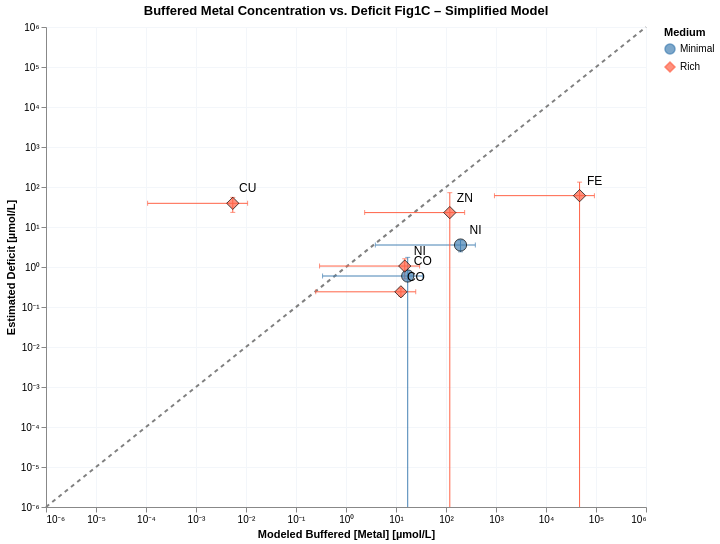

The notebook cell this image was saved under:
### Markdown cell above
### Plot 2 – Simplified model: estimated buffered [Metal] vs. M-M deficit

### Code cell
plot_df_simp = build_plot_df(
    est_simplified_minimal_lb, est_simplified_minimal_ub,
    est_simplified_rich_lb,    est_simplified_rich_ub,
    deficit_minimal, deficit_rich,
)

df = pl.from_pandas(plot_df_simp).with_columns([
    (pl.col("est_buf_center_M") * 1e6).alias("x_uM"),
    (pl.col("est_buf_lb_M")     * 1e6).alias("x_lb_uM"),
    (pl.col("est_buf_ub_M")     * 1e6).alias("x_ub_uM"),
    (pl.col("deficit_M")        * 1e6).alias("y_uM"),
    (pl.col("deficit_M_err")    * 1e6).alias("y_err_uM"),
])

DOMAIN_MIN = 1e-7   # just below your domain floor of 1e-6

df = df.with_columns([
    pl.max_horizontal(
        pl.col("y_uM") - pl.col("y_err_uM"),
        pl.lit(DOMAIN_MIN)
    ).alias("y_lo_uM"),
    (pl.col("y_uM") + pl.col("y_err_uM")).alias("y_hi_uM"),
])

base = alt.Chart(df).encode(
)
x_scale = alt.Scale(type="log", domain=[1e-6, 1e6])
y_scale = alt.Scale(type="log", domain=[1e-6, 1e6])

_ax_x = alt.Axis(labelExpr=_log_label_unicode, title="Modeled Buffered [Metal] [µmol/L]")
_ax_y = alt.Axis(labelExpr=_log_label_unicode, title="Estimated Deficit [µmol/L]")

ref_line = alt.Chart(ref_df).mark_line(strokeDash=[4,4], color="gray").encode(
    x=alt.X("v:Q", scale=x_scale, axis=_ax_x),
    y=alt.Y("v:Q", scale=y_scale, axis=_ax_y),
)
x_bars = base.mark_errorbar(ticks=True).encode(
    x=alt.X("x_lb_uM:Q", scale=x_scale, title=""),
    x2="x_ub_uM:Q",
    y=alt.Y("y_uM:Q", scale=y_scale),
    color="Medium:N",
)
y_bars = base.mark_errorbar(ticks=True, clip=True).encode(
    x=alt.X("x_uM:Q"),
    y=alt.Y("y_lo_uM:Q",  scale=y_scale, title=""),   # explicit log scale + clamped lower
    y2=alt.Y2("y_hi_uM:Q"),
    color="Medium:N",
)
points = base.mark_point(filled=True, size=150, stroke='black', strokeWidth=1).encode(
    x=alt.X("x_uM:Q", scale=x_scale, axis=_ax_x),
    y=alt.Y("y_uM:Q", scale=y_scale, axis=_ax_y),
    color=alt.Color("Medium:N",
        scale=alt.Scale(domain=["Minimal","Rich"], range=["steelblue","tomato"])),
    shape=alt.Shape("Medium:N",
        scale=alt.Scale(domain=["Minimal","Rich"], range=["circle","diamond"])),
)
# 5. Text labels
labels = base.mark_text(dx=15, dy=-15, fontSize=12).encode(
    x=alt.X("x_uM:Q", scale=alt.Scale(type="log")),
    y=alt.Y("y_uM:Q", scale=alt.Scale(type="log")),
    text="Element:N",
)
chart = (ref_line + x_bars + y_bars + points + labels).properties(
    width=600, height=480,
    title="Buffered Metal Concentration vs. Deficit Fig1C – Simplified Model"
).configure_axis(gridColor='#f3f6fa')
# chart.save('notebooks/cofactors/buffer_figures/buffered_metal_vs_deficit_simplified.svg')
chart

### Figure 1 — Vega-Lite specification as saved in the notebook (floating-point values rounded to 4 significant figures)
{"config": {"view": {"continuousWidth": 300, "continuousHeight": 300}, "axis": {"gridColor": "#f3f6fa"}}, "layer": [{"data": {"name": "data-1c3ca3cce69c13645fce19fabe446275"}, "mark": {"type": "line", "color": "gray", "strokeDash": [4, 4]}, "encoding": {"x": {"axis": {"labelExpr": "datum.value > 0 ? '10' + replace(replace(replace(replace(replace(replace(replace(replace(replace(replace(replace('' + round(log(datum.value)/LN10), '-','⁻'),'0','⁰'),'1','¹'),'2','²'),'3','³'),'4','⁴'),'5','⁵'),'6','⁶'),'7','⁷'),'8','⁸'),'9','⁹') : '0'", "title": "Modeled Buffered [Metal] [µmol/L]"}, "field": "v", "scale": {"domain": [1e-06, 1000000.0], "type": "log"}, "type": "quantitative"}, "y": {"axis": {"labelExpr": "datum.value > 0 ? '10' + replace(replace(replace(replace(replace(replace(replace(replace(replace(replace(replace('' + round(log(datum.value)/LN10), '-','⁻'),'0','⁰'),'1','¹'),'2','²'),'3','³'),'4','⁴'),'5','⁵'),'6','⁶'),'7','⁷'),'8','⁸'),'9','⁹') : '0'", "title": "Estimated Deficit [µmol/L]"}, "field": "v", "scale": {"domain": [1e-06, 1000000.0], "type": "log"}, "type": "quantitative"}}}, {"data": {"name": "data-a817a79db9870f6bb358e8d4fa0b487a"}, "mark": {"type": "errorbar", "ticks": true}, "encoding": {"color": {"field": "Medium", "type": "nominal"}, "x": {"field": "x_lb_uM", "scale": {"domain": [1e-06, 1000000.0], "type": "log"}, "title": "", "type": "quantitative"}, "x2": {"field": "x_ub_uM"}, "y": {"field": "y_uM", "scale": {"domain": [1e-06, 1000000.0], "type": "log"}, "type": "quantitative"}}}, {"data": {"name": "data-a817a79db9870f6bb358e8d4fa0b487a"}, "mark": {"type": "errorbar", "clip": true, "ticks": true}, "encoding": {"color": {"field": "Medium", "type": "nominal"}, "x": {"field": "x_uM", "type": "quantitative"}, "y": {"field": "y_lo_uM", "scale": {"domain": [1e-06, 1000000.0], "type": "log"}, "title": "", "type": "quantitative"}, "y2": {"field": "y_hi_uM"}}}, {"data": {"name": "data-a817a79db9870f6bb358e8d4fa0b487a"}, "mark": {"type": "point", "filled": true, "size": 150, "stroke": "black", "strokeWidth": 1}, "encoding": {"color": {"field": "Medium", "scale": {"domain": ["Minimal", "Rich"], "range": ["steelblue", "tomato"]}, "type": "nominal"}, "shape": {"field": "Medium", "scale": {"domain": ["Minimal", "Rich"], "range": ["circle", "diamond"]}, "type": "nominal"}, "x": {"axis": {"labelExpr": "datum.value > 0 ? '10' + replace(replace(replace(replace(replace(replace(replace(replace(replace(replace(replace('' + round(log(datum.value)/LN10), '-','⁻'),'0','⁰'),'1','¹'),'2','²'),'3','³'),'4','⁴'),'5','⁵'),'6','⁶'),'7','⁷'),'8','⁸'),'9','⁹') : '0'", "title": "Modeled Buffered [Metal] [µmol/L]"}, "field": "x_uM", "scale": {"domain": [1e-06, 1000000.0], "type": "log"}, "type": "quantitative"}, "y": {"axis": {"labelExpr": "datum.value > 0 ? '10' + replace(replace(replace(replace(replace(replace(replace(replace(replace(replace(replace('' + round(log(datum.value)/LN10), '-','⁻'),'0','⁰'),'1','¹'),'2','²'),'3','³'),'4','⁴'),'5','⁵'),'6','⁶'),'7','⁷'),'8','⁸'),'9','⁹') : '0'", "title": "Estimated Deficit [µmol/L]"}, "field": "y_uM", "scale": {"domain": [1e-06, 1000000.0], "type": "log"}, "type": "quantitative"}}}, {"data": {"name": "data-a817a79db9870f6bb358e8d4fa0b487a"}, "mark": {"type": "text", "dx": 15, "dy": -15, "fontSize": 12}, "encoding": {"text": {"field": "Element", "type": "nominal"}, "x": {"field": "x_uM", "scale": {"type": "log"}, "type": "quantitative"}, "y": {"field": "y_uM", "scale": {"type": "log"}, "type": "quantitative"}}}], "height": 480, "title": "Buffered Metal Concentration vs. Deficit Fig1C – Simplified Model", "width": 600, "$schema": "https://vega.github.io/schema/vega-lite/v5.20.1.json", "datasets": {"data-1c3ca3cce69c13645fce19fabe446275": [{"v": 1e-06}, {"v": 1000000.0}], "data-a817a79db9870f6bb358e8d4fa0b487a": [{"Medium": "Minimal", "Element": "CO", "est_buf_lb_M": 3.398e-07, "est_buf_ub_M": 3.396e-05, "est_buf_center_M": 1.715e-05, "deficit_M": 5.957e-07, "deficit_M_err": 1.145e-06, "x_uM": 17.15, "x_lb_uM": 0.3398, "x_ub_uM": 33.96, "y_uM": 0.5957, "y_err_uM": 1.145, "y_lo_uM": 1e-07, "y_hi_uM": 1.741}, {"Medium": "Minimal", "Element": "NI", "est_buf_lb_M": 3.862e-06, "est_buf_ub_M": 0.0003862, "est_buf_center_M": 0.000195, "deficit_M": 3.546e-06, "deficit_M_err": 1.154e-06, "x_uM": 195.0, "x_lb_uM": 3.862, "x_ub_uM": 386.2, "y_uM": 3.546, "y_err_uM": 1.154, "y_lo_uM": 2.392, "y_hi_uM": 4.7}, {"Medium": "Rich", "Element": "FE", "est_buf_lb_M": 0.0009311, "est_buf_ub_M": 0.09293, "est_buf_center_M": 0.04693, "deficit_M": 6.076e-05, "deficit_M_err": 7.159e-05, "x_uM": 46930.0, "x_lb_uM": 931.1, "x_ub_uM": 92930.0, "y_uM": 60.76, "y_err_uM": 71.59, "y_lo_uM": 1e-07, "y_hi_uM": 132.4}, {"Medium": "Rich", "Element": "CO", "est_buf_lb_M": 2.483e-07, "est_buf_ub_M": 2.482e-05, "est_buf_center_M": 1.253e-05, "deficit_M": 2.397e-07, "deficit_M_err": 5.403e-08, "x_uM": 12.53, "x_lb_uM": 0.2483, "x_ub_uM": 24.82, "y_uM": 0.2397, "y_err_uM": 0.05403, "y_lo_uM": 0.1856, "y_hi_uM": 0.2937}, {"Medium": "Rich", "Element": "NI", "est_buf_lb_M": 2.959e-07, "est_buf_ub_M": 2.959e-05, "est_buf_center_M": 1.494e-05, "deficit_M": 1.057e-06, "deficit_M_err": 5.487e-07, "x_uM": 14.94, "x_lb_uM": 0.2959, "x_ub_uM": 29.59, "y_uM": 1.057, "y_err_uM": 0.5487, "y_lo_uM": 0.5079, "y_hi_uM": 1.605}, {"Medium": "Rich", "Element": "CU", "est_buf_lb_M": 1.077e-10, "est_buf_ub_M": 1.077e-08, "est_buf_center_M": 5.44e-09, "deficit_M": 3.91e-05, "deficit_M_err": 1.588e-05, "x_uM": 0.00544, "x_lb_uM": 0.0001077, "x_ub_uM": 0.01077, "y_uM": 39.1, "y_err_uM": 15.88, "y_lo_uM": 23.22, "y_hi_uM": 54.98}, {"Medium": "Rich", "Element": "ZN", "est_buf_lb_M": 2.36e-06, "est_buf_ub_M": 0.000236, "est_buf_center_M": 0.0001192, "deficit_M": 2.29e-05, "deficit_M_err": 4.917e-05, "x_uM": 119.2, "x_lb_uM": 2.36, "x_ub_uM": 236.0, "y_uM": 22.9, "y_err_uM": 49.17, "y_lo_uM": 1e-07, "y_hi_uM": 72.08}]}}
